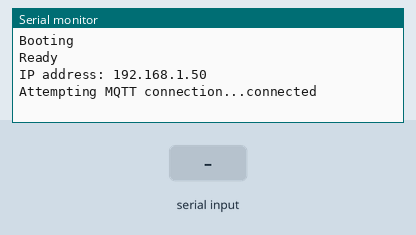
This sketch was run on a simulated ESP8266 (NodeMCU). Shown: the last lines printed to the serial monitor. Inputs (shaded band) come from the test bench. WiFi joins after 1.5 s; servers stay silent unless stated; no MQTT or app messages arrive unless stated.

Above: at 2.7 s.
2.8 s: "1-0:1.8.1\n" received over Serial
At 3.6 s:
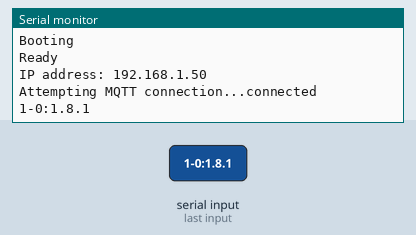
4.3 s: "90,45\n" received over Serial
At 4.8 s:
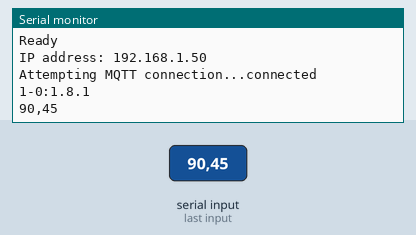
5.8 s: "0\n" received over Serial
At 7.1 s:
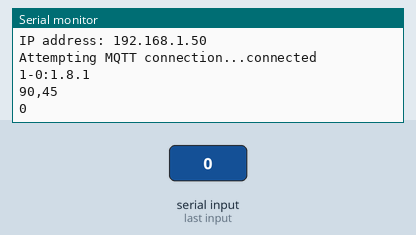

Measured:
- after the input at 2.8 s, the serial monitor: prints a new line at once (image 1)
- after the input at 4.3 s, the serial monitor: prints a new line at once (image 2)
- after the input at 5.8 s, the serial monitor: prints a new line at once (image 3)

The sketch:

esp8266_P1_MQTT.ino
```cpp
#include <PubSubClient.h>
#include <ESP8266WiFi.h>
#include <ESP8266mDNS.h>
#include <ESP8266HTTPClient.h>
#include <WiFiUdp.h>
#include <ArduinoOTA.h>

//ADJUST THIS SETTING TO 512 IN pubsubclient.h
//#define MQTT_MAX_PACKET_SIZE 512

const char* ssid = "xxxx";
const char* password = "xxxx";
const char* hostName = "nodemcu-p1";
const char* mqttServer = "192.168.2.xx";
const char* mqttClientName = "nodemcu-p1";
const char* mqttP1Topic = "/energy/p1";
const int mqttPort = 1883;

//useful for debugging, outputs info to serial port
const bool outputOnSerial = true;

// Vars to store meter readings
long powerConsumptionLowTariff = 0; //Meter reading Electrics - consumption low tariff in watt hours
long powerConsumptionHighTariff = 0; //Meter reading Electrics - consumption high tariff  in watt hours
long powerProductionLowTariff = 0; //Meter reading Electrics - return low tariff  in watt hours
long powerProductionHighTariff = 0; //Meter reading Electrics - return high tariff  in watt hours
long CurrentPowerConsumption = 0;  //Meter reading Electrics - Actual consumption in watts
long CurrentPowerProduction = 0;  //Meter reading Electrics - Actual return in watts
long GasConsumption = 0;    //Meter reading Gas in m3

//Infrastructure stuff
#define MAXLINELENGTH 64
char telegram[MAXLINELENGTH];

WiFiClient espClient;
PubSubClient client(espClient);

void setup() {
  Serial.begin(115200);
  Serial.println("Booting");
  WiFi.mode(WIFI_STA);
  WiFi.begin(ssid, password);

  while (WiFi.waitForConnectResult() != WL_CONNECTED) {
    Serial.println("Connection Failed! Rebooting...");
    delay(5000);
    ESP.restart();
  }
  ArduinoOTA.setHostname(hostName);
  ArduinoOTA.onStart([]() {
    Serial.println("Start");
  });
  ArduinoOTA.onEnd([]() {
    Serial.println("\nEnd");
  });
  ArduinoOTA.onProgress([](unsigned int progress, unsigned int total) {
    Serial.printf("Progress: %u%%\r", (progress / (total / 100)));
  });
  ArduinoOTA.onError([](ota_error_t error) {
    Serial.printf("Error[%u]: ", error);
    if (error == OTA_AUTH_ERROR) Serial.println("Auth Failed");
    else if (error == OTA_BEGIN_ERROR) Serial.println("Begin Failed");
    else if (error == OTA_CONNECT_ERROR) Serial.println("Connect Failed");
    else if (error == OTA_RECEIVE_ERROR) Serial.println("Receive Failed");
    else if (error == OTA_END_ERROR) Serial.println("End Failed");
  });
  ArduinoOTA.begin();
  Serial.println("Ready");
  Serial.print("IP address: ");
  Serial.println(WiFi.localIP());
  client.setServer(mqttServer, mqttPort);
}

void loop() {
  if (!client.connected()) {
    reconnect();
  }
  client.loop();

  readTelegram();
  ArduinoOTA.handle();
}

void reconnect() {
  // Loop until we're reconnected
  while (!client.connected()) {
    Serial.print("Attempting MQTT connection...");
    if (client.connect(mqttClientName)) {
      Serial.println("connected");
    } else {
      Serial.print("failed, rc=");
      Serial.print(client.state());
      Serial.println(" try again in 5 seconds");
      // Wait 5 seconds before retrying
      delay(5000);
    }
  }
}

void publishP1ToMqtt(){
  char msgpub[256];
  char output[256];
  String msg = "{";
  msg.concat("\"powerConsumptionLowTariff\": %lu,");
  msg.concat("\"powerConsumptionHighTariff\": %lu,");
  msg.concat("\"powerProductionLowTariff\": %lu,");
  msg.concat("\"powerProductionHighTariff\": %lu,");
  msg.concat("\"CurrentPowerConsumption\": %lu,");
  msg.concat("\"CurrentPowerProduction\": %lu");
  msg.concat("}");
  msg.toCharArray(msgpub, 256);

  sprintf(output,msgpub,powerConsumptionLowTariff,powerConsumptionHighTariff,powerProductionLowTariff,powerProductionHighTariff,CurrentPowerConsumption,CurrentPowerProduction);
  client.publish(mqttP1Topic, output);
}


void readTelegram() {
  if (Serial.available()) {
    memset(telegram, 0, sizeof(telegram));
    while (Serial.available()) {
      int len = Serial.readBytesUntil('\n', telegram, MAXLINELENGTH);
      telegram[len] = '\n';
      telegram[len+1] = 0;
      yield();
      if(decodeTelegram(len+1))
      {
         publishP1ToMqtt();
      }
    }
  }
}

bool decodeTelegram(int len) {
  //need to check for start
  int startChar = FindCharInArrayRev(telegram, '/', len);
  int endChar = FindCharInArrayRev(telegram, '!', len);
  bool endOfMessage = false;
  if(startChar>=0)
  {
    if(outputOnSerial)
    {
      for(int cnt=startChar; cnt<len-startChar;cnt++)
        Serial.print(telegram[cnt]);
    }
  }
  else if(endChar>=0)
  {
    endOfMessage = true;
    if(outputOnSerial)
    {
      for(int cnt=0; cnt<len;cnt++)
        Serial.print(telegram[cnt]);
    }
  }
  else
  {
    if(outputOnSerial)
    {
      for(int cnt=0; cnt<len;cnt++)
        Serial.print(telegram[cnt]);
    }
  }

  long val =0;
  long val2=0;
  // 1-0:1.8.1(000992.992*kWh)
  // 1-0:1.8.1 = Elektra verbruik laag tarief (DSMR v4.0)
  if (strncmp(telegram, "1-0:1.8.1", strlen("1-0:1.8.1")) == 0)
    powerConsumptionLowTariff =  getValue(telegram, len);


  // 1-0:1.8.2(000560.157*kWh)
  // 1-0:1.8.2 = Elektra verbruik hoog tarief (DSMR v4.0)
  if (strncmp(telegram, "1-0:1.8.2", strlen("1-0:1.8.2")) == 0)
    powerConsumptionHighTariff = getValue(telegram, len);


  // 1-0:2.8.1(000348.890*kWh)
  // 1-0:2.8.1 = Elektra opbrengst laag tarief (DSMR v4.0)
  if (strncmp(telegram, "1-0:2.8.1", strlen("1-0:2.8.1")) == 0)
    powerProductionLowTariff = getValue(telegram, len);


  // 1-0:2.8.2(000859.885*kWh)
  // 1-0:2.8.2 = Elektra opbrengst hoog tarief (DSMR v4.0)
  if (strncmp(telegram, "1-0:2.8.2", strlen("1-0:2.8.2")) == 0)
    powerProductionHighTariff = getValue(telegram, len);


  // 1-0:1.7.0(00.424*kW) Actueel verbruik
  // 1-0:2.7.0(00.000*kW) Actuele teruglevering
  // 1-0:1.7.x = Electricity consumption actual usage (DSMR v4.0)
  if (strncmp(telegram, "1-0:1.7.0", strlen("1-0:1.7.0")) == 0)
    CurrentPowerConsumption = getValue(telegram, len);

  if (strncmp(telegram, "1-0:2.7.0", strlen("1-0:2.7.0")) == 0)
    CurrentPowerProduction = getValue(telegram, len);


  // 0-1:24.2.1(150531200000S)(00811.923*m3)
  // 0-1:24.2.1 = Gas (DSMR v4.0) on Kaifa MA105 meter
  if (strncmp(telegram, "0-1:24.2.1", strlen("0-1:24.2.1")) == 0)
    GasConsumption = getValue(telegram, len);

  return endOfMessage;
}

long getValue(char* buffer, int maxlen) {
  int s = FindCharInArrayRev(buffer, '(', maxlen - 2);
  if (s < 8) return 0;
  if (s > 32) s = 32;
  int l = FindCharInArrayRev(buffer, '*', maxlen - 2) - s - 1;
  if (l < 4) return 0;
  if (l > 12) return 0;
  char res[16];
  memset(res, 0, sizeof(res));

  if (strncpy(res, buffer + s + 1, l)) {
    if (isNumber(res, l)) {
      return (1000 * atof(res));
    }
  }
  return 0;
}

int FindCharInArrayRev(char array[], char c, int len) {
  for (int i = len - 1; i >= 0; i--) {
    if (array[i] == c) {
      return i;
    }
  }
  return -1;
}

long getValidVal(long valNew, long valOld, long maxDiffer)
{
  //check if the incoming value is valid
      if(valOld > 0 && ((valNew - valOld > maxDiffer) && (valOld - valNew > maxDiffer)))
        return valOld;
      return valNew;
}

bool isNumber(char* res, int len) {
  for (int i = 0; i < len; i++) {
    if (((res[i] < '0') || (res[i] > '9'))  && (res[i] != '.' && res[i] != 0)) {
      return false;
    }
  }
  return true;
}
```
